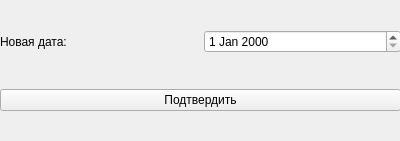
<?xml version="1.0" encoding="UTF-8"?>
<ui version="4.0">
 <class>OrderDateChangingWidget</class>
 <widget class="QWidget" name="OrderDateChangingWidget">
  <property name="geometry">
   <rect>
    <x>0</x>
    <y>0</y>
    <width>400</width>
    <height>141</height>
   </rect>
  </property>
  <property name="windowTitle">
   <string>Form</string>
  </property>
  <widget class="QWidget" name="gridLayoutWidget">
   <property name="geometry">
    <rect>
     <x>0</x>
     <y>0</y>
     <width>401</width>
     <height>141</height>
    </rect>
   </property>
   <layout class="QGridLayout" name="gridLayout">
    <item row="0" column="0">
     <widget class="QLabel" name="label">
      <property name="text">
       <string>Новая дата:</string>
      </property>
     </widget>
    </item>
    <item row="1" column="0" colspan="2">
     <widget class="QPushButton" name="pushButton">
      <property name="text">
       <string>Подтвердить</string>
      </property>
     </widget>
    </item>
    <item row="0" column="1">
     <widget class="QDateEdit" name="lineEdit"/>
    </item>
   </layout>
  </widget>
 </widget>
 <resources/>
 <connections/>
</ui>
